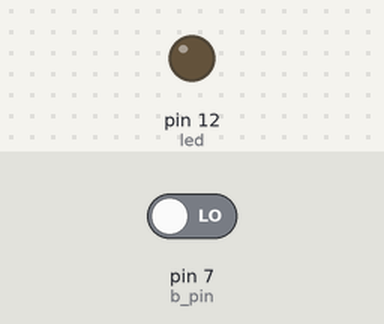
Simulated run of this sketch. Board: Arduino Uno, built with avr-gcc and run on an emulated ATmega328P. Shown: output pins drawn as LEDs (lit = HIGH). The test bench sets the inputs (shaded band); at power-on: pin 7 (b_pin) LOW.

Above: at 1.2 s.
1.3 s: pin 7 (b_pin) driven HIGH
At 2.5 s:
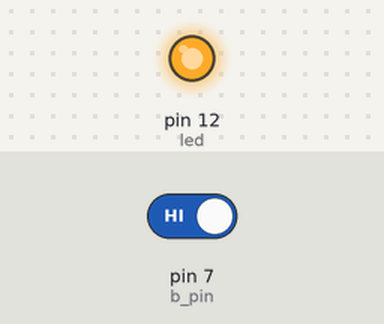
2.8 s: pin 7 (b_pin) driven LOW
At 3.7 s:
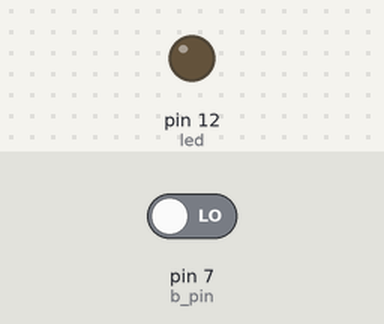
Timing chart, 0 to 5.8 s (numbered marks = the images above; inputs shaded):
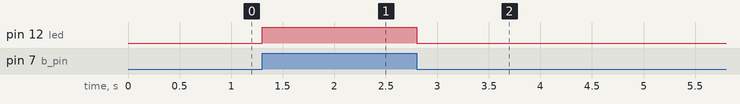

The sketch:

prog3-1.ino
```cpp
//岩永拓也　17232016
int b_pin = 7;
int state = 0;

int led  = 12; // LEDのピン番号

void setup() {
  // put your setup code here, to run once:
  Serial.begin(38400);
  pinMode(b_pin, INPUT);
  pinMode(led, OUTPUT);

}

void loop() {
  // put your main code here, to run repeatedly:
  state = digitalRead(b_pin);  // ピンよりデータ取得
  if(state == 1){
    digitalWrite(led,HIGH);  // 1つ目のLEDを点灯
  }else{
    digitalWrite(led,LOW);
  }
}
```

Measured:
- after the input at 1.3 s, pin 12 (led): LOW → HIGH at once
- after the input at 2.8 s, pin 12 (led): HIGH → LOW at once
